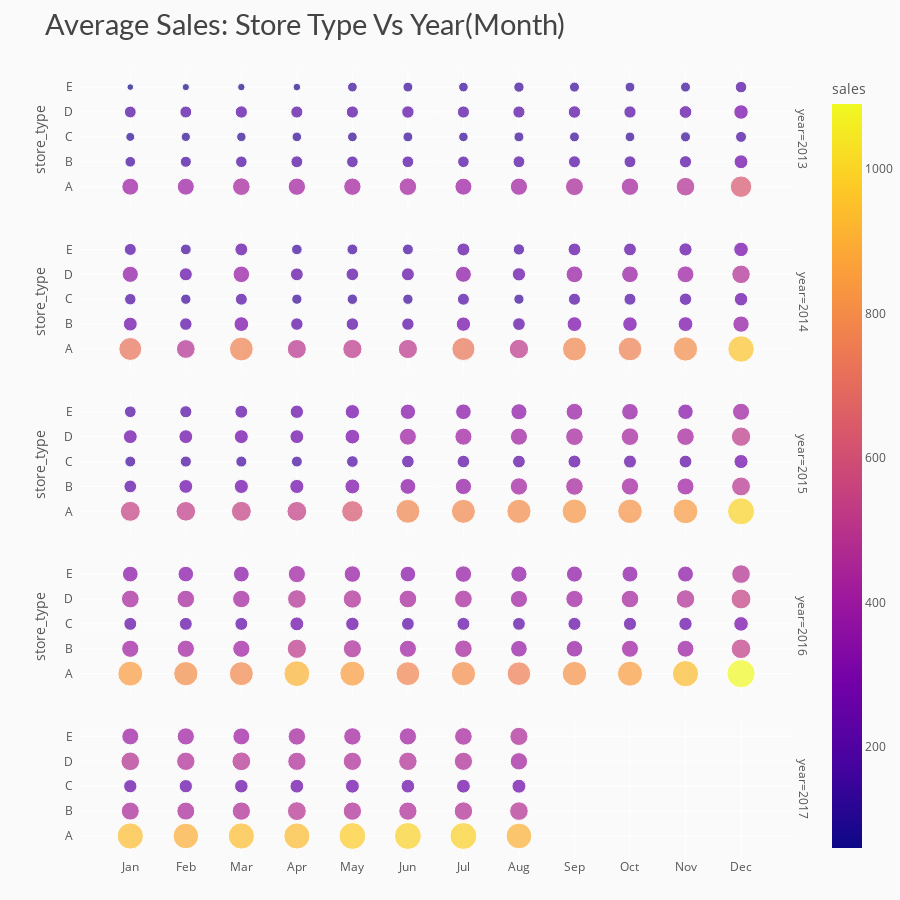

The cell this chart's notebook holds for it:
### Code cell
# Average sales store by year, months
df_y_m_st = train1.groupby(['year','month','store_type']).agg({"sales" : "mean"}).reset_index()
df_y_m_st['sales'] = round(df_y_m_st['sales'], 2)

# chart
fig = px.scatter(df_y_m_st, x='month', y='store_type', color='sales', size='sales', 
                 facet_row='year', title='Average Sales: Store Type Vs Year(Month)')
# styling
fig.update_yaxes(ticksuffix='  ')
fig.update_xaxes(tickmode = 'array', tickvals=[i for i in range(1,13)], 
                 ticktext=['Jan','Feb','Mar','Apr','May','Jun','Jul','Aug','Sep','Oct','Nov','Dec'])
fig.update_layout(height=900, xaxis_title='', yaxis_title='',
                  margin=dict(t=70, b=0),
                  plot_bgcolor='#fafafa', paper_bgcolor='#fafafa',
                  title_font=dict(size=29, color='#444', family="Lato, sans-serif"),
                  font=dict(color='#555'), 
                  hoverlabel=dict(bgcolor="#f2f2f2", font_size=13, font_family="Lato, sans-serif"))
fig.show()

### Figure 1 — Plotly figure (JSON) as saved in the notebook; plotly's stock layout.template omitted (floating-point values rounded to 4 significant figures)
{"data": [{"hovertemplate": "year=2013<br>month=%{x}<br>store_type=%{y}<br>sales=%{marker.color}<extra></extra>", "legendgroup": "", "marker": {"color": [392.9, 155.1, 109.1, 191.2, 60.52, 396.0, 167.3, 116.5, 195.3, 71.79, 425.0, 183.8, 122.7, 207.4, 75.89, 411.9, 193.4, 126.0, 202.4, 79.52, 414.3, 186.8, 129.4, 203.5, 130.5, 422.6, 189.8, 133.8, 210.1, 134.2, 395.0, 182.6, 123.6, 202, 127.2, 406.7, 192.3, 135.4, 203.3, 146.0, 439.7, 197.6, 133.9, 212.2, 136.6, 419.2, 194.0, 129.8, 206.2, 131.8, 472.0, 204.3, 137.7, 221.6, 136.3, 628.7, 263.2, 165.6, 286.3, 181.7], "coloraxis": "coloraxis", "size": [392.9, 155.1, 109.1, 191.2, 60.52, 396.0, 167.3, 116.5, 195.3, 71.79, 425.0, 183.8, 122.7, 207.4, 75.89, 411.9, 193.4, 126.0, 202.4, 79.52, 414.3, 186.8, 129.4, 203.5, 130.5, 422.6, 189.8, 133.8, 210.1, 134.2, 395.0, 182.6, 123.6, 202, 127.2, 406.7, 192.3, 135.4, 203.3, 146.0, 439.7, 197.6, 133.9, 212.2, 136.6, 419.2, 194.0, 129.8, 206.2, 131.8, 472.0, 204.3, 137.7, 221.6, 136.3, 628.7, 263.2, 165.6, 286.3, 181.7], "sizemode": "area", "sizeref": 2.725, "symbol": "circle"}, "mode": "markers", "name": "", "orientation": "h", "showlegend": false, "type": "scatter", "x": [1, 1, 1, 1, 1, 2, 2, 2, 2, 2, 3, 3, 3, 3, 3, 4, 4, 4, 4, 4, 5, 5, 5, 5, 5, 6, 6, 6, 6, 6, 7, 7, 7, 7, 7, 8, 8, 8, 8, 8, 9, 9, 9, 9, 9, 10, 10, 10, 10, 10, 11, 11, 11, 11, 11, 12, 12, 12, 12, 12], "xaxis": "x5", "y": ["A", "B", "C", "D", "E", "A", "B", "C", "D", "E", "A", "B", "C", "D", "E", "A", "B", "C", "D", "E", "A", "B", "C", "D", "E", "A", "B", "C", "D", "E", "A", "B", "C", "D", "E", "A", "B", "C", "D", "E", "A", "B", "C", "D", "E", "A", "B", "C", "D", "E", "A", "B", "C", "D", "E", "A", "B", "C", "D", "E"], "yaxis": "y5"}, {"hovertemplate": "year=2014<br>month=%{x}<br>store_type=%{y}<br>sales=%{marker.color}<extra></extra>", "legendgroup": "", "marker": {"color": [718.5, 264.4, 179.4, 356.9, 197.5, 479.7, 213.5, 145.9, 232.3, 158.1, 770.8, 297.0, 195.6, 375.2, 226.7, 497.6, 212.8, 142.3, 226.0, 151.7, 506.4, 213.8, 148.5, 219.1, 160.2, 502.8, 210.4, 147.1, 230.2, 163.1, 730.6, 281.8, 196.0, 347.7, 229.3, 512.9, 220.2, 142.4, 242.2, 175.1, 781.9, 298.1, 199.2, 384.7, 222.5, 766.2, 290.9, 196.8, 381.3, 224.6, 803.6, 300.5, 209.5, 389.6, 236.9, 956.9, 365.7, 247.6, 467.8, 289.7], "coloraxis": "coloraxis", "size": [718.5, 264.4, 179.4, 356.9, 197.5, 479.7, 213.5, 145.9, 232.3, 158.1, 770.8, 297.0, 195.6, 375.2, 226.7, 497.6, 212.8, 142.3, 226.0, 151.7, 506.4, 213.8, 148.5, 219.1, 160.2, 502.8, 210.4, 147.1, 230.2, 163.1, 730.6, 281.8, 196.0, 347.7, 229.3, 512.9, 220.2, 142.4, 242.2, 175.1, 781.9, 298.1, 199.2, 384.7, 222.5, 766.2, 290.9, 196.8, 381.3, 224.6, 803.6, 300.5, 209.5, 389.6, 236.9, 956.9, 365.7, 247.6, 467.8, 289.7], "sizemode": "area", "sizeref": 2.725, "symbol": "circle"}, "mode": "markers", "name": "", "orientation": "h", "showlegend": false, "type": "scatter", "x": [1, 1, 1, 1, 1, 2, 2, 2, 2, 2, 3, 3, 3, 3, 3, 4, 4, 4, 4, 4, 5, 5, 5, 5, 5, 6, 6, 6, 6, 6, 7, 7, 7, 7, 7, 8, 8, 8, 8, 8, 9, 9, 9, 9, 9, 10, 10, 10, 10, 10, 11, 11, 11, 11, 11, 12, 12, 12, 12, 12], "xaxis": "x4", "y": ["A", "B", "C", "D", "E", "A", "B", "C", "D", "E", "A", "B", "C", "D", "E", "A", "B", "C", "D", "E", "A", "B", "C", "D", "E", "A", "B", "C", "D", "E", "A", "B", "C", "D", "E", "A", "B", "C", "D", "E", "A", "B", "C", "D", "E", "A", "B", "C", "D", "E", "A", "B", "C", "D", "E", "A", "B", "C", "D", "E"], "yaxis": "y4"}, {"hovertemplate": "year=2015<br>month=%{x}<br>store_type=%{y}<br>sales=%{marker.color}<extra></extra>", "legendgroup": "", "marker": {"color": [544.0, 221.6, 160.5, 263.1, 187.7, 526.5, 261.3, 169.1, 261.3, 201.2, 541.3, 272.4, 165.2, 267.6, 225.3, 536.5, 272.4, 161.8, 260.9, 243.5, 624.5, 304.1, 186.8, 297.2, 281.9, 781.0, 342.6, 217.6, 395.7, 323.9, 785.1, 363.8, 217.4, 399.6, 333.5, 798.9, 412.3, 221.6, 401.0, 354.1, 827.7, 424.1, 228.1, 426.2, 384.8, 821.1, 413.6, 232.2, 424.9, 377.8, 840.2, 399.1, 223.5, 423.6, 325.6, 997.0, 488.7, 271.1, 511.3, 398.8], "coloraxis": "coloraxis", "size": [544.0, 221.6, 160.5, 263.1, 187.7, 526.5, 261.3, 169.1, 261.3, 201.2, 541.3, 272.4, 165.2, 267.6, 225.3, 536.5, 272.4, 161.8, 260.9, 243.5, 624.5, 304.1, 186.8, 297.2, 281.9, 781.0, 342.6, 217.6, 395.7, 323.9, 785.1, 363.8, 217.4, 399.6, 333.5, 798.9, 412.3, 221.6, 401.0, 354.1, 827.7, 424.1, 228.1, 426.2, 384.8, 821.1, 413.6, 232.2, 424.9, 377.8, 840.2, 399.1, 223.5, 423.6, 325.6, 997.0, 488.7, 271.1, 511.3, 398.8], "sizemode": "area", "sizeref": 2.725, "symbol": "circle"}, "mode": "markers", "name": "", "orientation": "h", "showlegend": false, "type": "scatter", "x": [1, 1, 1, 1, 1, 2, 2, 2, 2, 2, 3, 3, 3, 3, 3, 4, 4, 4, 4, 4, 5, 5, 5, 5, 5, 6, 6, 6, 6, 6, 7, 7, 7, 7, 7, 8, 8, 8, 8, 8, 9, 9, 9, 9, 9, 10, 10, 10, 10, 10, 11, 11, 11, 11, 11, 12, 12, 12, 12, 12], "xaxis": "x3", "y": ["A", "B", "C", "D", "E", "A", "B", "C", "D", "E", "A", "B", "C", "D", "E", "A", "B", "C", "D", "E", "A", "B", "C", "D", "E", "A", "B", "C", "D", "E", "A", "B", "C", "D", "E", "A", "B", "C", "D", "E", "A", "B", "C", "D", "E", "A", "B", "C", "D", "E", "A", "B", "C", "D", "E", "A", "B", "C", "D", "E"], "yaxis": "y3"}, {"hovertemplate": "year=2016<br>month=%{x}<br>store_type=%{y}<br>sales=%{marker.color}<extra></extra>", "legendgroup": "", "marker": {"color": [846.4, 406.2, 228.6, 432.6, 338.9, 804.4, 409.2, 229.0, 424.8, 334.5, 784.8, 404.2, 228.0, 418.1, 341.9, 912.3, 506.6, 264.6, 472.6, 404.9, 852.7, 449.9, 247.3, 457.8, 373.0, 777.2, 403.0, 223.8, 430.1, 335.8, 808.6, 424.4, 230.8, 430.0, 370.8, 761.1, 379.1, 224.5, 402.7, 362.1, 818.1, 377.4, 233.4, 408.2, 353.0, 853.7, 398.6, 236.7, 425.8, 351.1, 935.1, 390.6, 243.4, 467.3, 348.4, 1090.0, 526.5, 292.3, 543.0, 475.6], "coloraxis": "coloraxis", "size": [846.4, 406.2, 228.6, 432.6, 338.9, 804.4, 409.2, 229.0, 424.8, 334.5, 784.8, 404.2, 228.0, 418.1, 341.9, 912.3, 506.6, 264.6, 472.6, 404.9, 852.7, 449.9, 247.3, 457.8, 373.0, 777.2, 403.0, 223.8, 430.1, 335.8, 808.6, 424.4, 230.8, 430.0, 370.8, 761.1, 379.1, 224.5, 402.7, 362.1, 818.1, 377.4, 233.4, 408.2, 353.0, 853.7, 398.6, 236.7, 425.8, 351.1, 935.1, 390.6, 243.4, 467.3, 348.4, 1090.0, 526.5, 292.3, 543.0, 475.6], "sizemode": "area", "sizeref": 2.725, "symbol": "circle"}, "mode": "markers", "name": "", "orientation": "h", "showlegend": false, "type": "scatter", "x": [1, 1, 1, 1, 1, 2, 2, 2, 2, 2, 3, 3, 3, 3, 3, 4, 4, 4, 4, 4, 5, 5, 5, 5, 5, 6, 6, 6, 6, 6, 7, 7, 7, 7, 7, 8, 8, 8, 8, 8, 9, 9, 9, 9, 9, 10, 10, 10, 10, 10, 11, 11, 11, 11, 11, 12, 12, 12, 12, 12], "xaxis": "x2", "y": ["A", "B", "C", "D", "E", "A", "B", "C", "D", "E", "A", "B", "C", "D", "E", "A", "B", "C", "D", "E", "A", "B", "C", "D", "E", "A", "B", "C", "D", "E", "A", "B", "C", "D", "E", "A", "B", "C", "D", "E", "A", "B", "C", "D", "E", "A", "B", "C", "D", "E", "A", "B", "C", "D", "E", "A", "B", "C", "D", "E"], "yaxis": "y2"}, {"hovertemplate": "year=2017<br>month=%{x}<br>store_type=%{y}<br>sales=%{marker.color}<extra></extra>", "legendgroup": "", "marker": {"color": [938.6, 444.4, 241.0, 474.8, 392.8, 895.3, 443.0, 242.0, 461.7, 404.9, 937.2, 457.9, 250.5, 481.7, 394.2, 933.5, 484.3, 259.8, 455.5, 416.7, 976.5, 459.5, 264.0, 456.9, 414.2, 992.3, 455.5, 254.5, 464.9, 407.7, 989.3, 466.4, 261.4, 455.6, 424.8, 903.1, 473.7, 265.4, 412.0, 451.0], "coloraxis": "coloraxis", "size": [938.6, 444.4, 241.0, 474.8, 392.8, 895.3, 443.0, 242.0, 461.7, 404.9, 937.2, 457.9, 250.5, 481.7, 394.2, 933.5, 484.3, 259.8, 455.5, 416.7, 976.5, 459.5, 264.0, 456.9, 414.2, 992.3, 455.5, 254.5, 464.9, 407.7, 989.3, 466.4, 261.4, 455.6, 424.8, 903.1, 473.7, 265.4, 412.0, 451.0], "sizemode": "area", "sizeref": 2.725, "symbol": "circle"}, "mode": "markers", "name": "", "orientation": "h", "showlegend": false, "type": "scatter", "x": [1, 1, 1, 1, 1, 2, 2, 2, 2, 2, 3, 3, 3, 3, 3, 4, 4, 4, 4, 4, 5, 5, 5, 5, 5, 6, 6, 6, 6, 6, 7, 7, 7, 7, 7, 8, 8, 8, 8, 8], "xaxis": "x", "y": ["A", "B", "C", "D", "E", "A", "B", "C", "D", "E", "A", "B", "C", "D", "E", "A", "B", "C", "D", "E", "A", "B", "C", "D", "E", "A", "B", "C", "D", "E", "A", "B", "C", "D", "E", "A", "B", "C", "D", "E"], "yaxis": "y"}], "layout": {"annotations": [{"font": {}, "showarrow": false, "text": "year=2017", "textangle": 90, "x": 0.98, "xanchor": "left", "xref": "paper", "y": 0.088, "yanchor": "middle", "yref": "paper"}, {"font": {}, "showarrow": false, "text": "year=2016", "textangle": 90, "x": 0.98, "xanchor": "left", "xref": "paper", "y": 0.294, "yanchor": "middle", "yref": "paper"}, {"font": {}, "showarrow": false, "text": "year=2015", "textangle": 90, "x": 0.98, "xanchor": "left", "xref": "paper", "y": 0.5, "yanchor": "middle", "yref": "paper"}, {"font": {}, "showarrow": false, "text": "year=2014", "textangle": 90, "x": 0.98, "xanchor": "left", "xref": "paper", "y": 0.706, "yanchor": "middle", "yref": "paper"}, {"font": {}, "showarrow": false, "text": "year=2013", "textangle": 90, "x": 0.98, "xanchor": "left", "xref": "paper", "y": 0.912, "yanchor": "middle", "yref": "paper"}], "coloraxis": {"colorbar": {"title": {"text": "sales"}}, "colorscale": [[0, "#0d0887"], [0.1111, "#46039f"], [0.2222, "#7201a8"], [0.3333, "#9c179e"], [0.4444, "#bd3786"], [0.5556, "#d8576b"], [0.6667, "#ed7953"], [0.7778, "#fb9f3a"], [0.8889, "#fdca26"], [1, "#f0f921"]]}, "font": {"color": "#555"}, "height": 900, "hoverlabel": {"bgcolor": "#f2f2f2", "font": {"family": "Lato, sans-serif", "size": 13}}, "legend": {"itemsizing": "constant", "tracegroupgap": 0}, "margin": {"b": 0, "t": 70}, "paper_bgcolor": "#fafafa", "plot_bgcolor": "#fafafa", "title": {"font": {"color": "#444", "family": "Lato, sans-serif", "size": 29}, "text": "Average Sales: Store Type Vs Year(Month)"}, "xaxis": {"anchor": "y", "domain": [0, 0.98], "tickmode": "array", "ticktext": ["Jan", "Feb", "Mar", "Apr", "May", "Jun", "Jul", "Aug", "Sep", "Oct", "Nov", "Dec"], "tickvals": [1, 2, 3, 4, 5, 6, 7, 8, 9, 10, 11, 12], "title": {"text": ""}}, "xaxis2": {"anchor": "y2", "domain": [0, 0.98], "matches": "x", "showticklabels": false, "tickmode": "array", "ticktext": ["Jan", "Feb", "Mar", "Apr", "May", "Jun", "Jul", "Aug", "Sep", "Oct", "Nov", "Dec"], "tickvals": [1, 2, 3, 4, 5, 6, 7, 8, 9, 10, 11, 12]}, "xaxis3": {"anchor": "y3", "domain": [0, 0.98], "matches": "x", "showticklabels": false, "tickmode": "array", "ticktext": ["Jan", "Feb", "Mar", "Apr", "May", "Jun", "Jul", "Aug", "Sep", "Oct", "Nov", "Dec"], "tickvals": [1, 2, 3, 4, 5, 6, 7, 8, 9, 10, 11, 12]}, "xaxis4": {"anchor": "y4", "domain": [0, 0.98], "matches": "x", "showticklabels": false, "tickmode": "array", "ticktext": ["Jan", "Feb", "Mar", "Apr", "May", "Jun", "Jul", "Aug", "Sep", "Oct", "Nov", "Dec"], "tickvals": [1, 2, 3, 4, 5, 6, 7, 8, 9, 10, 11, 12]}, "xaxis5": {"anchor": "y5", "domain": [0, 0.98], "matches": "x", "showticklabels": false, "tickmode": "array", "ticktext": ["Jan", "Feb", "Mar", "Apr", "May", "Jun", "Jul", "Aug", "Sep", "Oct", "Nov", "Dec"], "tickvals": [1, 2, 3, 4, 5, 6, 7, 8, 9, 10, 11, 12]}, "yaxis": {"anchor": "x", "domain": [0, 0.176], "ticksuffix": "  ", "title": {"text": ""}}, "yaxis2": {"anchor": "x2", "domain": [0.206, 0.382], "matches": "y", "ticksuffix": "  ", "title": {"text": "store_type"}}, "yaxis3": {"anchor": "x3", "domain": [0.412, 0.588], "matches": "y", "ticksuffix": "  ", "title": {"text": "store_type"}}, "yaxis4": {"anchor": "x4", "domain": [0.618, 0.794], "matches": "y", "ticksuffix": "  ", "title": {"text": "store_type"}}, "yaxis5": {"anchor": "x5", "domain": [0.824, 1], "matches": "y", "ticksuffix": "  ", "title": {"text": "store_type"}}}}
